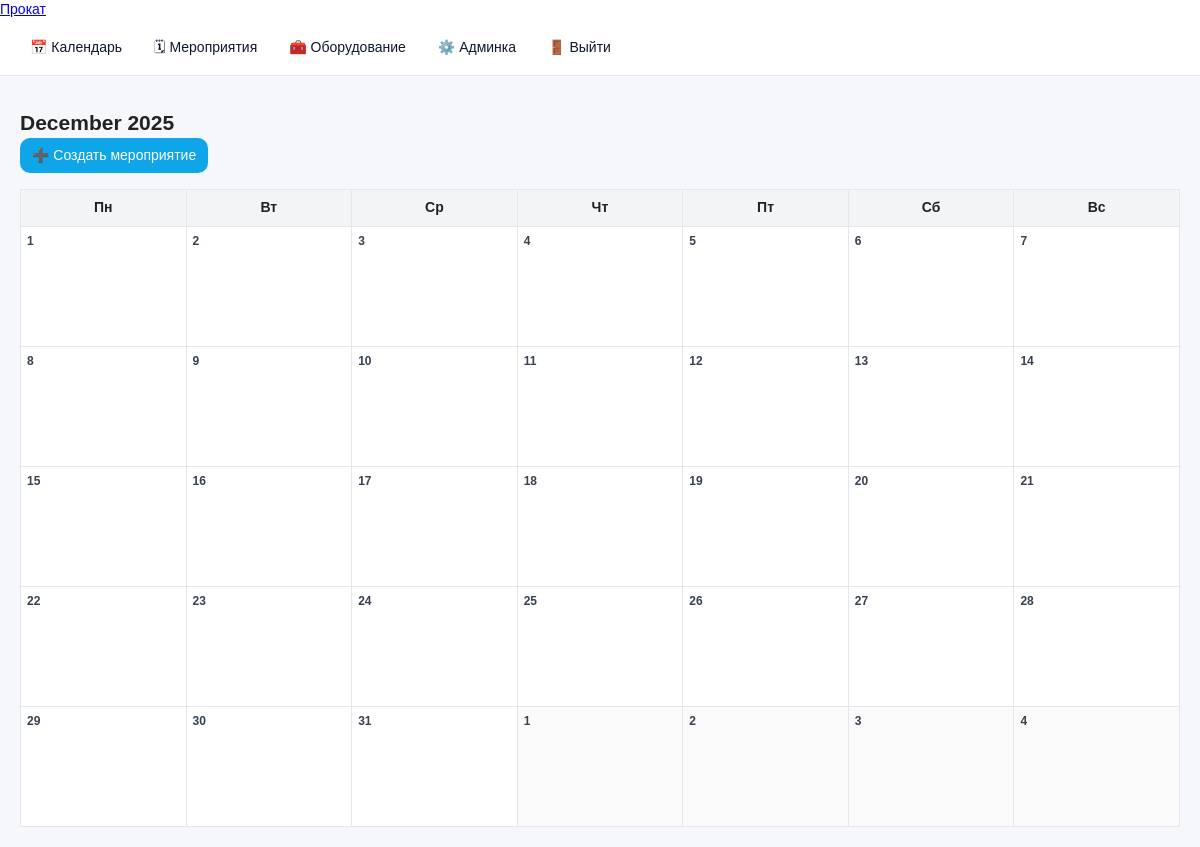
Before: /calendar/ (signed in) with the older database file.
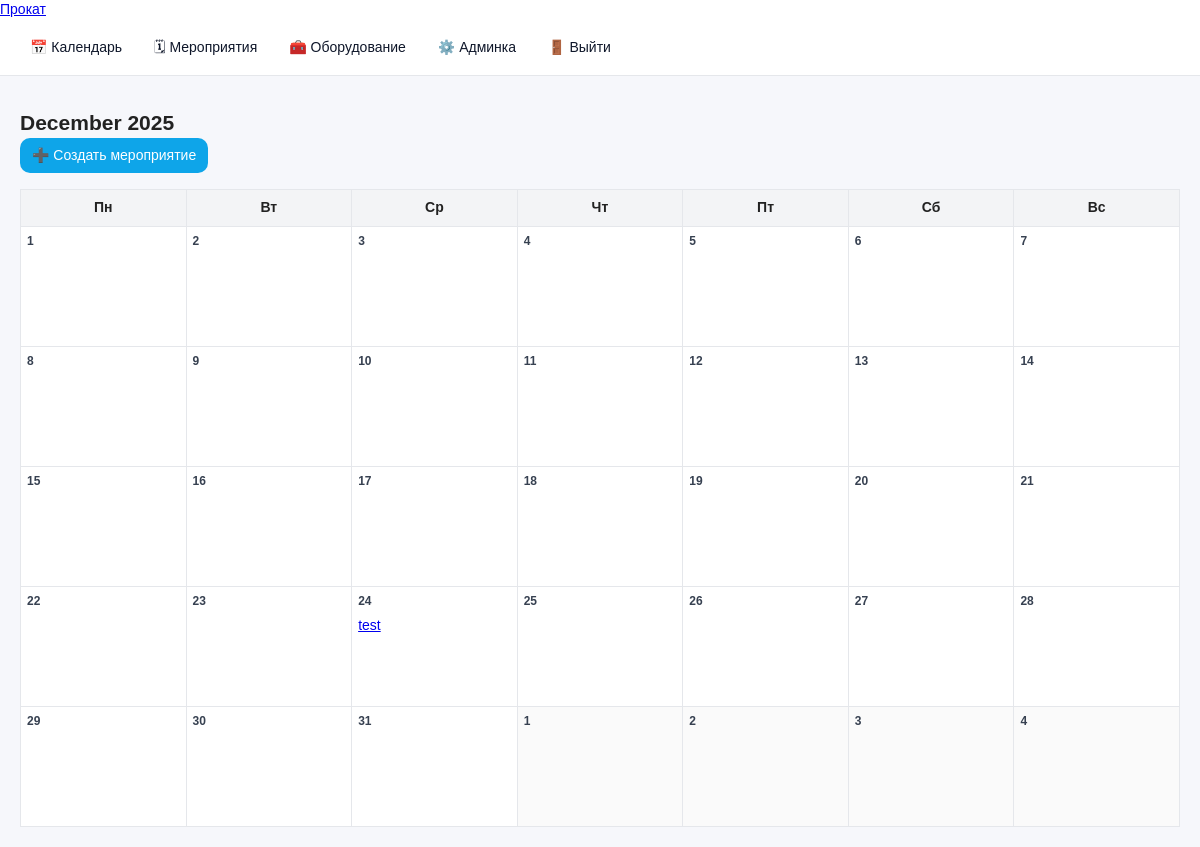
After: the same page with the newer database file.
### events/models.py (models this page shows, shortened)
class Event(models.Model):
    STATUS_DRAFT = 'draft'
    STATUS_CONFIRMED = 'confirmed'
    STATUS_IN_RENT = 'in_rent'
    STATUS_CLOSED = 'closed'
    STATUS_CHOICES = (
        (STATUS_DRAFT, 'Черновик'),
        (STATUS_CONFIRMED, 'Подтверждено'),
        (STATUS_IN_RENT, 'В работе'),
        (STATUS_CLOSED, 'Закрыто'),
    )
    name = models.CharField(max_length=200)
    status = models.CharField(
        max_length=20,
        choices=STATUS_CHOICES,
        default=STATUS_DRAFT,
        verbose_name='Статус'
    )
    all_day = models.BooleanField(default=False, verbose_name='Весь день')
    equipment_tbd = models.BooleanField(
        default=True,
        verbose_name='Оборудование выберу позже'
    )
    date_start = models.DateTimeField()
    date_end = models.DateTimeField()
    client = models.CharField(max_length=200, blank=True)
    location = models.CharField(max_length=200, blank=True)
    responsible = models.ForeignKey(
        User,
        on_delete=models.SET_NULL,
        null=True,
        related_name='events'
    )
    created_at = models.DateTimeField(auto_now_add=True)

### events/views.py (the view)
# urls.py: path('calendar/', calendar_view, name='calendar'),
@login_required
def calendar_view(request):
    auto_close_past_events()
    today = date.today()
    year = int(request.GET.get('year', today.year))
    month = int(request.GET.get('month', today.month))
    cal = calendar.Calendar(firstweekday=0)
    month_days = cal.monthdatescalendar(year, month)
    events = Event.objects.filter(date_start__year=year, date_start__month=month)
    events_by_day = {}
    for ev in events:
        day = ev.date_start.date()
        events_by_day.setdefault(day, []).append(ev)
    return render(request, 'events/calendar.html', {
        'year': year,
        'month': month,
        'month_name': calendar.month_name[month],
        'month_days': month_days,
        'events_by_day': events_by_day,
        'can_edit': user_can_edit(request.user),
    })

### accounts/permissions.py (called while the page is built)
def user_can_edit(user) -> bool:
    if not user or not user.is_authenticated:
        return False
    if user.is_superuser:
        return True
    return user.groups.filter(name='Полный доступ').exists()

### events/templatetags/event_extras.py (called while the page is built)
@register.filter
def get_item(dictionary, key):
    return dictionary.get(key, [])

### events/views.py (called while the page is built)
def auto_close_past_events():
    now = timezone.now()
    Event.objects.filter(
        status__in=[Event.STATUS_DRAFT, Event.STATUS_CONFIRMED, Event.STATUS_IN_RENT],
        date_end__lt=now
    ).update(status=Event.STATUS_CLOSED)

### events/templates/events/calendar.html
{% extends "base.html" %}
{% load event_extras %}
{% block content %}
<div class="toolbar">
    <h2 style="margin:0;">{{ month_name }} {{ year }}</h2>
    {% if can_edit %}
        <a class="btn" href="{% url 'event_create' %}">➕ Создать мероприятие</a>
    {% endif %}
</div>
<table class="calendar">
    <tr>
        <th>Пн</th>
        <th>Вт</th>
        <th>Ср</th>
        <th>Чт</th>
        <th>Пт</th>
        <th>Сб</th>
        <th>Вс</th>
    </tr>
    {% for week in month_days %}
    <tr>
        {% for day in week %}
        <td class="{% if day.month != month %}other-month{% endif %}">
            <div class="day-number">{{ day.day }}</div>
            {% for event in events_by_day|get_item:day %}
                <div class="event">
                    <a href="{% url 'event_detail' event.id %}">
                        {{ event.name }}
                    </a>
                </div>
            {% endfor %}
        </td>
        {% endfor %}
    </tr>
    {% endfor %}
</table>
{% endblock %}

Changed rows visible on the page:
added Event: name "test"
